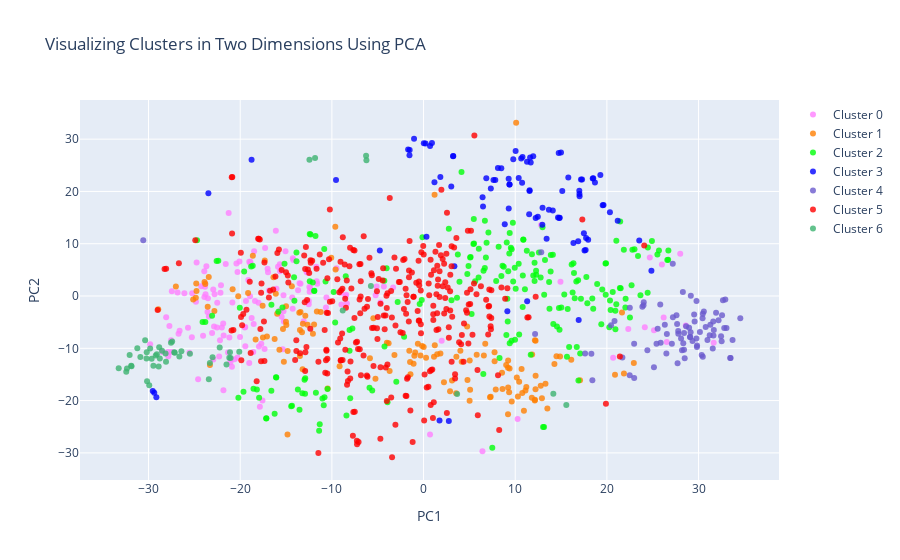

Here is the notebook cell this chart was saved with:
### Code cell
#Instructions for building the 2-D plot

#trace0 is for 'Cluster 0'
trace0 = go.Scatter(
                    x = cluster0["TC1_2d"],
                    y = cluster0["TC2_2d"],
                    mode = "markers",
                    name = "Cluster 0",
                    marker = dict(color = 'rgba(255, 128, 255, 0.8)'),
                    text = None)

#trace1 is for 'Cluster 1'
trace1 = go.Scatter(
                    x = cluster1["PC1_2d"],
                    y = cluster1["PC2_2d"],
                    mode = "markers",
                    name = "Cluster 1",
                    marker = dict(color = 'rgba(255, 128, 2, 0.8)'),
                    text = None)

#trace2 is for 'Cluster 2'
trace2 = go.Scatter(
                    x = cluster2["PC1_2d"],
                    y = cluster2["PC2_2d"],
                    mode = "markers",
                    name = "Cluster 2",
                    marker = dict(color = 'rgba(0, 255, 10, 0.8)'),
                    text = None)

#trace3 is for 'Cluster 3'
trace3 = go.Scatter(
                    x = cluster3["PC1_2d"],
                    y = cluster3["PC2_2d"],
                    mode = "markers",
                    name = "Cluster 3",
                    marker = dict(color = 'rgba(0, 0, 255, 0.8)'),
                    text = None)

#trace4 is for 'Cluster 4'
trace4 = go.Scatter(
                    x = cluster4["PC1_2d"],
                    y = cluster4["PC2_2d"],
                    mode = "markers",
                    name = "Cluster 4",
                    marker = dict(color = 'rgba(106,90,205, 0.8)'),
                    text = None)

#trace5 is for 'Cluster 5'
trace5 = go.Scatter(
                    x = cluster5["PC1_2d"],
                    y = cluster5["PC2_2d"],
                    mode = "markers",
                    name = "Cluster 5",
                    marker = dict(color = 'rgba(255,0,0, 0.8)'),
                    text = None)

#trace6 is for 'Cluster 6'
trace6 = go.Scatter(
                    x = cluster6["PC1_2d"],
                    y = cluster6["PC2_2d"],
                    mode = "markers",
                    name = "Cluster 6",
                    marker = dict(color = 'rgba(60,179,113, 0.8)'),
                    text = None)



data = [trace0, trace1, trace2, trace3, trace4, trace5, trace6]

title = "Visualizing Clusters in Two Dimensions Using PCA"

layout = dict(title = title,
              xaxis= dict(title= 'PC1',ticklen= 5,zeroline= False),
              yaxis= dict(title= 'PC2',ticklen= 5,zeroline= False)
             )

fig = dict(data = data, layout = layout)

iplot(fig)

py.offline.plot(fig, filename="./src/generated_files/PCA_visualization.png")
# IPython.display.display(IPython.display.IFrame(src="./src/generated_files/PCA_visualization.png", width=1200, height=800))

### Figure 1 — Plotly figure (JSON) as saved in the notebook; plotly's stock layout.template omitted (floating-point values rounded to 4 significant figures; data arrays with more than 128 entries replaced by an {"elided": "..."} marker saying what was removed)
{"data": [{"marker": {"color": "rgba(255, 128, 255, 0.8)"}, "mode": "markers", "name": "Cluster 0", "type": "scatter", "x": {"elided": "145 float values"}, "y": {"elided": "145 float values"}}, {"marker": {"color": "rgba(255, 128, 2, 0.8)"}, "mode": "markers", "name": "Cluster 1", "type": "scatter", "x": {"elided": "135 float values"}, "y": {"elided": "135 float values"}}, {"marker": {"color": "rgba(0, 255, 10, 0.8)"}, "mode": "markers", "name": "Cluster 2", "type": "scatter", "x": {"elided": "205 float values"}, "y": {"elided": "205 float values"}}, {"marker": {"color": "rgba(0, 0, 255, 0.8)"}, "mode": "markers", "name": "Cluster 3", "type": "scatter", "x": [8.858, 6.845, 7.629, -1.036, 9.286, 9.38, 0.9152, -1.515, 17.02, 16.35, -1.536, 16.87, 18.51, 14.1, 15.13, 16.99, 11.52, 16.92, -29.15, 3.365, 17.73, 19.63, 9.378, 0.03046, 12.96, 14.67, 9.292, 0.2213, 17.01, 13.67, 17.18, 1.833, 17.49, 11.3, 1.19, 0.7086, -4.769, 15.79, -9.548, 1.743, 13.43, 9.143, 10.75, -29.38, 6.489, 17.68, 11.57, 9.788, 12.23, 12.98, 11.63, 10.04, -1.685, 12.46, -29.54, 11.69, 18.7, -18.76, 17.29, 17.96, 8.113, 7.34, 19.29, 3.243, 24.86, 6.44, 20.33, 11.29, -23.47, 10.65, 23.53, 14.99, 21.18, 14.81, 11.96, 17.56, 19.54, 14.85, 3.024, 0.3196, 11.57, 7.827, 18.45, 10.38, 8.481, 3.22, 10.8, 14.75, 2.758], "y": [13.74, 22.53, 22.17, 30.07, 22.44, 21.32, 29.25, 27.93, 19.09, 10.14, 26.92, 10.47, 22.52, 16.35, 20.08, 20.12, 15.65, -4.604, -19.37, 5.675, 11.08, 17.42, 21.35, 29.21, 13.64, 15.03, 16.73, 29.17, 19.5, 16.49, 22.3, 22.74, 12.01, -0.991, 21.76, 28.68, 8.694, 22.65, 22.17, -23.82, 10.96, -2.919, 21.67, -18.5, 17.11, 8.807, 20.07, 26.15, 14.93, 16.86, 26.48, 27.75, 28.01, 15.14, -18.15, 25.53, 21.69, 26.08, 22.3, 10.76, 24.47, 20.56, 23.15, 26.78, 4.812, 18.88, 16.03, 25.7, 19.67, 26.31, 10.6, 27.43, 14.41, 14.92, 26.73, 8.726, 17.38, 14.96, 20.93, 11.33, 20.25, 22.19, 22.45, 22.55, 24.44, 26.71, 26.56, 27.36, -23.89]}, {"marker": {"color": "rgba(106,90,205, 0.8)"}, "mode": "markers", "name": "Cluster 4", "type": "scatter", "x": [20.46, 25.87, 22.49, 29.52, 33.49, 29.34, 28.42, 25.41, 18.3, 34.55, 27.19, 30.44, 32.52, 33.71, 27.09, 22.97, 23.87, 26.32, 28.33, 32.92, 29.78, 27.71, 25.82, 28.49, 33.45, 30.47, 17.62, 28.09, 25.13, 28.97, 28.64, 29.16, 22.5, 33.05, 30.78, 29.77, 32.66, 23.99, 32.8, 29.83, 30.46, 31.21, 27.66, 12.84, 29.07, 27.78, 27.79, 28.2, 32.18, 27.59, -30.58, 29.09, 25.54, 31.63, 18.42, 29.82, 30.97, 26.49, 28.42, 32.56, 30.34, 24.42, 30.15, 31.91, 22.98, 20.83, 28.29, 27.2, 21.69, 30.58, 24.02, 29.57, 26.54, 31.55, 29.13, 31.29, 31.6, 32.46, 12.17, 31.67], "y": [-5.608, -8.919, -15.13, -3.521, -11.87, -8.606, -7.089, -9.111, -11.05, -4.263, 6.168, -4.268, -8.663, -8.411, -9.121, -9.137, -2.071, -5.472, -9.042, -0.6755, -0.9719, -12.86, -1.626, -11.91, -11.84, -3.37, -11.0, -8.119, -13.62, -6.047, -5.78, 0.05539, -2.251, -6.106, -5.91, -8.11, -0.8039, -1.749, -6.11, -9.477, -11.62, -7.519, -5.341, 8.391, -7.848, -6.688, -7.236, -10.37, -4.632, -3.674, 10.66, -7.839, -6.269, -7.537, -16.12, -9.729, -8.404, -10.98, -10.27, -3.663, -11.26, -10.37, -6.89, -3.189, -15.7, -4.768, 0.7825, -4.042, -11.75, -2.984, -1.179, -4.886, -7.284, -10.06, -6.93, -5.497, -4.894, -7.687, -7.249, -6.502]}, {"marker": {"color": "rgba(255,0,0, 0.8)"}, "mode": "markers", "name": "Cluster 5", "type": "scatter", "x": {"elided": "297 float values"}, "y": {"elided": "297 float values"}}, {"marker": {"color": "rgba(60,179,113, 0.8)"}, "mode": "markers", "name": "Cluster 6", "type": "scatter", "x": [-28.84, -30.37, -30.2, -29.47, 3.664, -27.14, -23.42, -29.22, -32.35, -31.89, -8.817, -29.66, -33.26, -29.92, -28.53, -31.86, -23.31, -32.43, -32.06, -30.89, 15.57, -12.45, -22.24, -30.16, -27.55, -27.2, -26.64, -26.42, 14.16, -20.1, -11.83, -31.22, -6.268, -28.09, -21.5, -6.232, -27.42, -28.15, -23.02, -25.48, -28.9, -29.82, -5.743, -21.05, -21.19, -29.09, -21.11, -30.22, -28.77], "y": [-9.791, -8.444, -10.75, -13.33, -18.74, -10.83, -15.9, -11.39, -13.88, -13.33, -2.753, -11.98, -13.82, -17.08, -10.48, -13.41, -12.81, -14.47, -11.27, -11.67, -20.86, 26.05, -9.843, -16.28, -8.921, -10.73, -11.57, -10.54, -18.71, -10.68, 26.38, -9.988, 26.83, -12.56, -13.08, 25.96, -8.721, -10.98, -11.69, -11.03, -13.49, -10.03, 1.906, -11.83, -11.8, -11.14, -10.78, -11.94, -11.97]}], "layout": {"title": {"text": "Visualizing Clusters in Two Dimensions Using PCA"}, "xaxis": {"ticklen": 5, "title": {"text": "PC1"}, "zeroline": false}, "yaxis": {"ticklen": 5, "title": {"text": "PC2"}, "zeroline": false}}}
